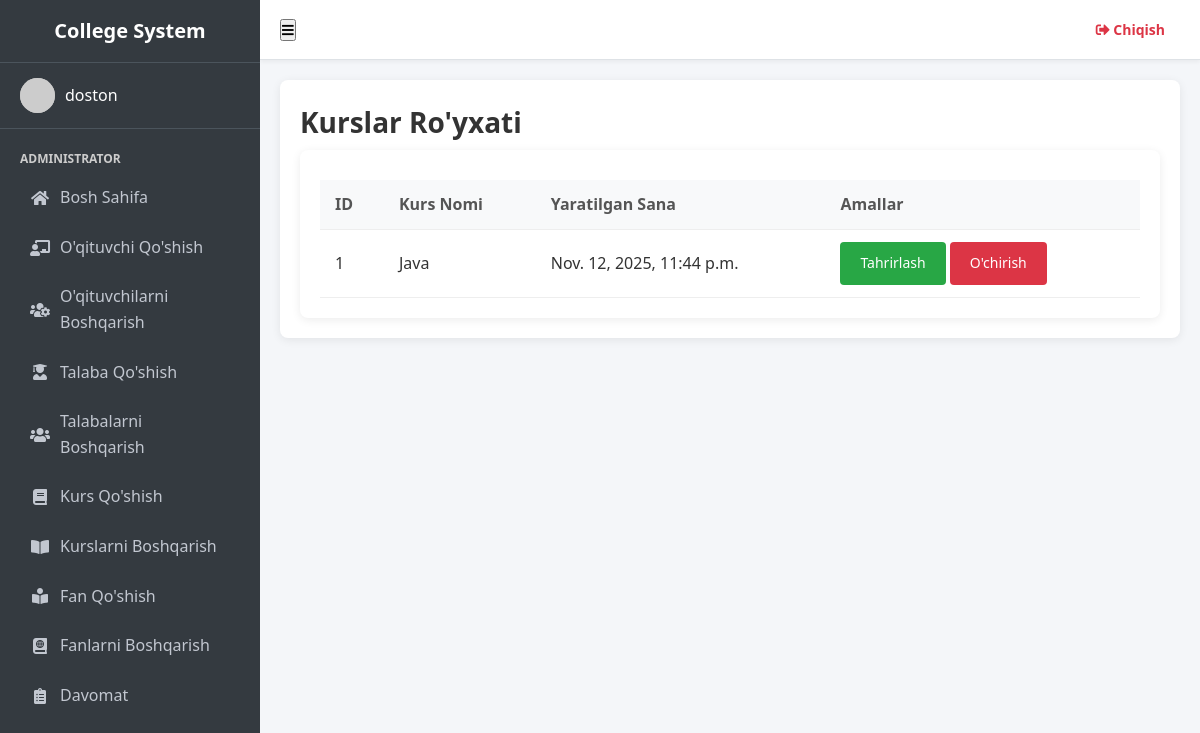
Before: /manage_course/ (signed in) with the older database file.
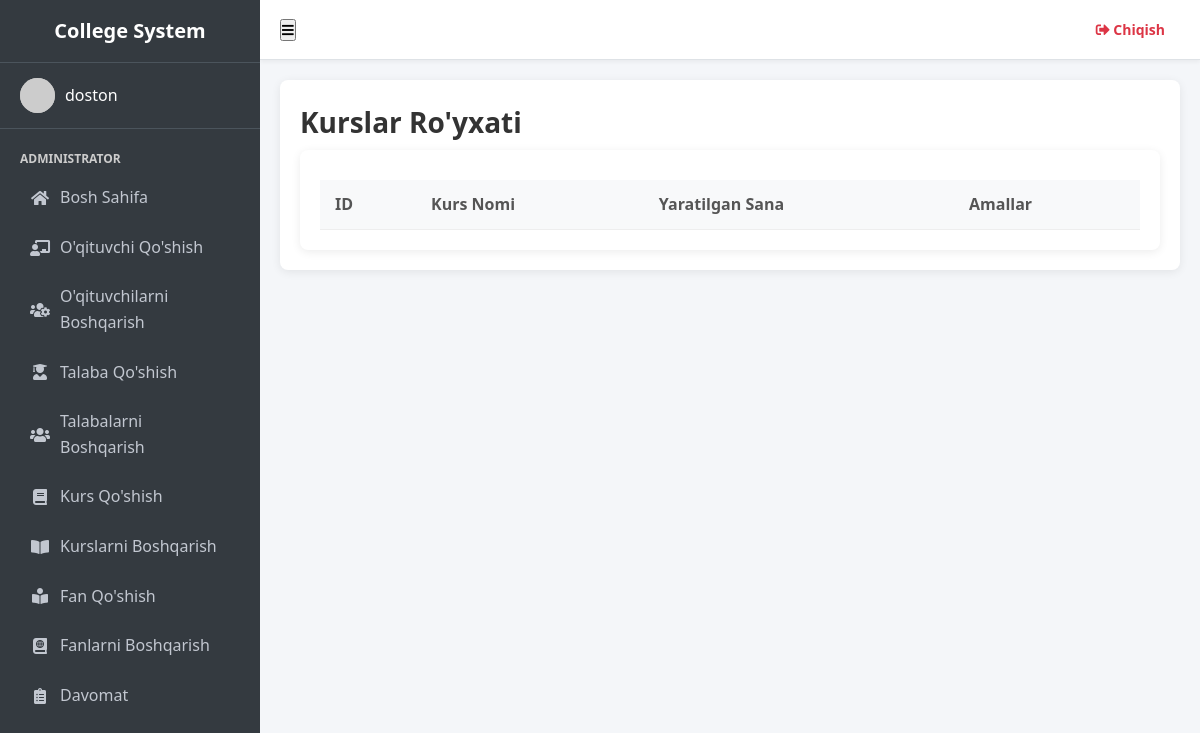
After: the same page with the newer database file.
### student_management_app/models.py (models this page shows)
class Courses(models.Model):
    id = models.AutoField(primary_key=True)
    course_name = models.CharField(max_length=255)
    created_at = models.DateTimeField(auto_now_add=True)
    updated_at = models.DateTimeField(auto_now=True)
    objects = models.Manager()

### student_management_app/HodViews.py (the view)
# urls.py: path('manage_course/', HodViews.manage_course, name="manage_course"),
def manage_course(request):
    courses = Courses.objects.all()
    context = {
        "courses": courses
    }
    return render(request, 'hod_template/manage_course_template.html', context)

### student_management_app/templates/hod_template/manage_course_template.html
{% extends 'base.html' %}
{% block content %}
<section class="content">
    <div class="container-fluid">
        <div class="row">
            <div class="col-12">
                <div class="card">
                    <div class="card-header">
                        <h3 class="card-title">Kurslar Ro'yxati</h3>
                    </div>
                    <div class="card-body table-responsive p-0">
                        <table class="table table-hover text-nowrap">
                            <thead>
                                <tr>
                                    <th>ID</th>
                                    <th>Kurs Nomi</th>
                                    <th>Yaratilgan Sana</th>
                                    <th>Amallar</th>
                                </tr>
                            </thead>
                            <tbody>
                                {% for course in courses %}
                                <tr>
                                    <td>{{ course.id }}</td>
                                    <td>{{ course.course_name }}</td>
                                    <td>{{ course.created_at }}</td>
                                    <td>
                                        <a href="{% url 'edit_course' course.id %}" class="btn btn-success">Tahrirlash</a>
                                        <a href="{% url 'delete_course' course.id %}" class="btn btn-danger">O'chirish</a>
                                    </td>
                                </tr>
                                {% endfor %}
                            </tbody>
                        </table>
                    </div>
                </div>
            </div>
        </div>
    </div>
</section>
{% endblock content %}

Changed rows visible on the page:
removed Courses: id "1", course_name "Java", created_at "Nov. 12, 2025, 11:44 p.m."
